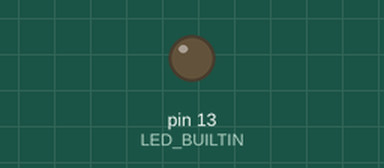
A sketch run on a simulated Arduino Uno, built with avr-gcc and run on an emulated ATmega328P. Shown: output pins drawn as LEDs (lit = HIGH). What the sketch prints to the serial monitor is not drawn.

Above: at 0.1 s.
At 0.6 s:
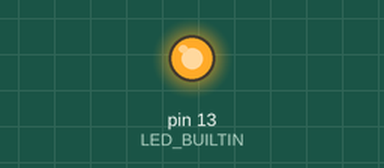
Timing chart, 0 to 12.0 s (numbered marks = the images above):
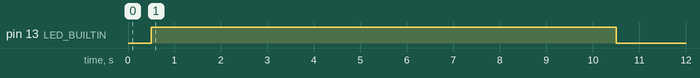

The sketch:

ReadIRSensordata.ino
```cpp
/*************************************************************************************************************************************************************************************
|||||||        initialize for use with six analog QTR sensors
// *********************************************************************************************************************************************************************************/

#include <QTRSensors.h>
QTRSensors qtr;

const uint8_t SensorCount = 6;
uint16_t sensorValues[SensorCount];


int lastError = 0;
// boolean onoff = 0;
int val, cnt = 0;
// int v[3];
const uint16_t threshold = 500; // adjustable - can take values between 0 and 1000

/************************************************************************************************************************************************************************************/


/*************************************************************************************************************************************************************************************
 |||||||     IR Analysis Function  for BlackLine And White line
*************************************************************************************************************************************************************************************/
void BIRAnalysis(){
  uint16_t position = qtr.readLineBlack(sensorValues);
  // int error = 3500 - position;

  int cnt = 0;
  float sum = 0;
  for (int i = 0; i < 8; i++) {
    if(sensorValues[i] >= threshold) {
      cnt++;
      sum = sum + i;
    }
  }
}


void WIRAnalysis(){
 uint16_t position = qtr.readLineWhite(sensorValues);
  // int error = 3500 - position;

  int cnt = 0;
  float sum = 0;
  for (int i = 0; i < 8; i++) {
    if(sensorValues[i] <= threshold) {
      cnt++;
      sum = sum + i;
    }
  }
}
/************************************************************************************************************************************************************************************/


void setup(){
/*************************************************************************************************************************************************************************************
        Setup for use with six analog QTR sensors
************************************************************************************************************************************************************************************/

  // configure the sensors
  qtr.setTypeAnalog();
  qtr.setSensorPins((const uint8_t[]){A0, A1, A2, A3, A4, A5}, SensorCount);
  // qtr.setEmitterPin(2);

  delay(500);
  pinMode(LED_BUILTIN, OUTPUT);
  digitalWrite(LED_BUILTIN, HIGH); // turn on Arduino's LED to indicate we are in calibration mode

  // analogRead() takes about 0.1 ms on an AVR.
  // 0.1 ms per sensor * 4 samples per sensor read (default) * 6 sensors
  // * 10 reads per calibrate() call = ~24 ms per calibrate() call.
  // Call calibrate() 400 times to make calibration take about 10 seconds.
  for (uint16_t i = 0; i < 400; i++)
  {
    qtr.calibrate();
  }
  digitalWrite(LED_BUILTIN, LOW); // turn off Arduino's LED to indicate we are through with calibration

  // print the calibration minimum values measured when emitters were on
  Serial.begin(9600);
  for (uint8_t i = 0; i < SensorCount; i++)
  {
    Serial.print(qtr.calibrationOn.minimum[i]);
    Serial.print(' ');
  }
  Serial.println();

  // print the calibration maximum values measured when emitters were on
  for (uint8_t i = 0; i < SensorCount; i++)
  {
    Serial.print(qtr.calibrationOn.maximum[i]);
    Serial.print(' ');
  }
  Serial.println();
  Serial.println();
  delay(1000);

/***********************************************************************************************************************************************************************************/


}


void loop(){


}
```
